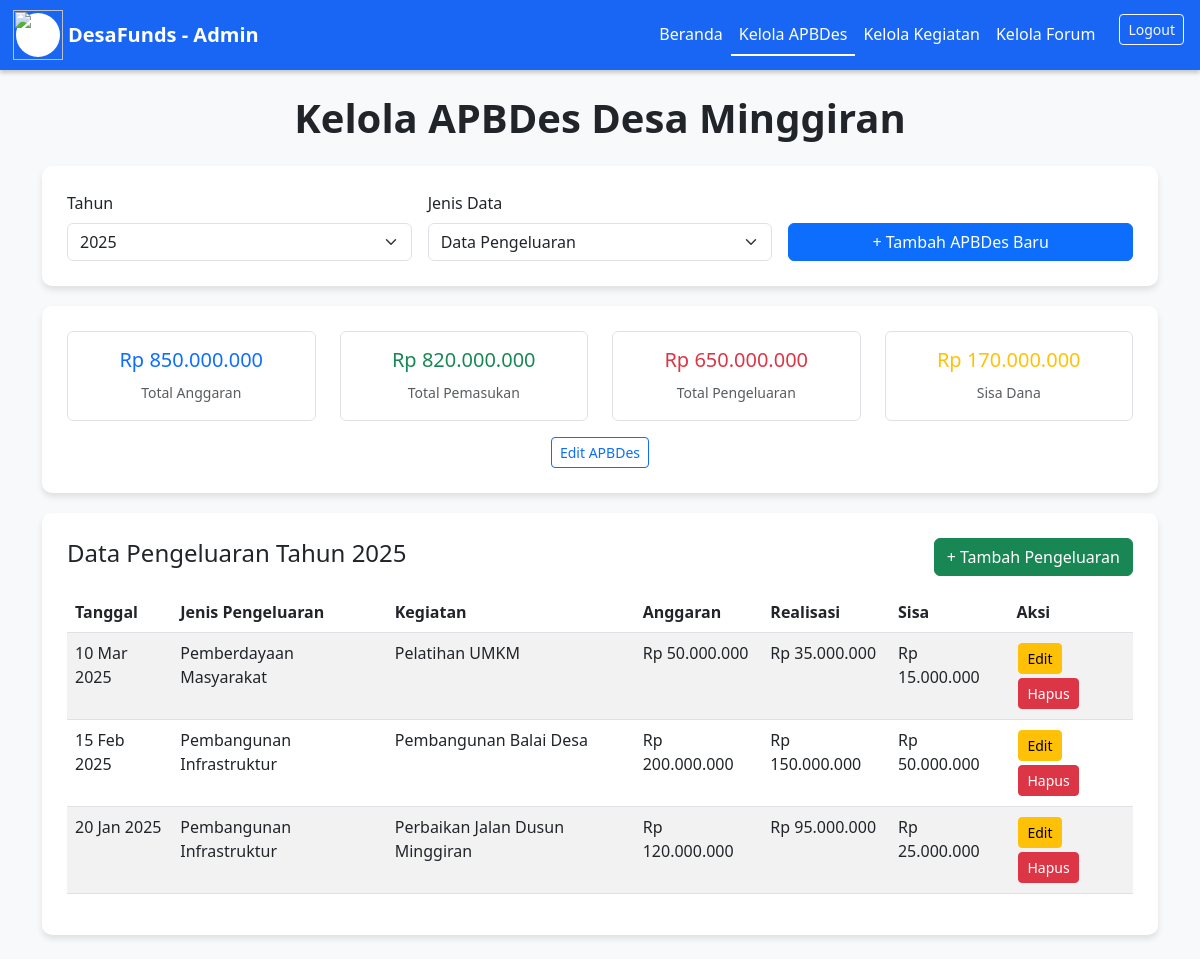
The page /admin_apbdes.php (signed in) on the database its author committed.
### tables this page shows
CREATE TABLE IF NOT EXISTS apbdes (
    id INT AUTO_INCREMENT PRIMARY KEY,
    tahun YEAR NOT NULL,
    total_anggaran DECIMAL(15,2) NOT NULL,
    total_pemasukan DECIMAL(15,2) NOT NULL,
    total_pengeluaran DECIMAL(15,2) NOT NULL,
    sisa_dana DECIMAL(15,2) NOT NULL
);

CREATE TABLE IF NOT EXISTS pengeluaran (
    id INT AUTO_INCREMENT PRIMARY KEY,
    apbdes_id INT NOT NULL,
    jenis_pengeluaran_id INT NOT NULL,
    nama_kegiatan VARCHAR(255) NOT NULL,
    anggaran DECIMAL(15,2) NOT NULL,
    realisasi DECIMAL(15,2) NOT NULL DEFAULT 0,
    sisa_anggaran DECIMAL(15,2) NOT NULL,
    keterangan TEXT,
    tanggal DATE NOT NULL,
    FOREIGN KEY (apbdes_id) REFERENCES apbdes(id),
    FOREIGN KEY (jenis_pengeluaran_id) REFERENCES jenis_pengeluaran(id)
);

CREATE TABLE IF NOT EXISTS jenis_pengeluaran (
    id INT AUTO_INCREMENT PRIMARY KEY,
    nama_jenis VARCHAR(100) NOT NULL UNIQUE
);

### admin_apbdes.php (the view, shortened to what this page needs)
<?php require_once 'config.php';
$selected_year = isset($_GET['tahun']) ? clean_input($_GET['tahun']) : '2025';
$jenis_data = isset($_GET['jenis']) ? clean_input($_GET['jenis']) : 'pengeluaran';
try {
    $stmt = $pdo->prepare("SELECT DISTINCT tahun FROM apbdes ORDER BY tahun DESC");
    $stmt->execute();
    $tahun_list = $stmt->fetchAll();
} catch(PDOException $e) {
    $error = "Gagal memuat data tahun: " . $e->getMessage();
}
try {
    $stmt = $pdo->prepare("SELECT * FROM apbdes WHERE tahun = ?");
    $stmt->execute([$selected_year]);
    $apbdes = $stmt->fetch();
    $stmt = $pdo->prepare("
        SELECT pe.*, jp.nama_jenis
        FROM pengeluaran pe
        JOIN jenis_pengeluaran jp ON pe.jenis_pengeluaran_id = jp.id
        JOIN apbdes a ON pe.apbdes_id = a.id
        WHERE a.tahun = ?
        ORDER BY pe.tanggal DESC
    ");
    $stmt->execute([$selected_year]);
    $pengeluaran = $stmt->fetchAll();
} catch(PDOException $e) {
    $error = "Gagal memuat data: " . $e->getMessage();
}
?>
<!DOCTYPE html>
<html lang="id">
<head>
    <link href="https://cdn.jsdelivr.net/npm/bootstrap@5.3.0/dist/css/bootstrap.min.css" rel="stylesheet" />
</head>
<body class="bg-light">
    <nav class="navbar navbar-expand-md navbar-custom px-3">
        <a class="navbar-brand d-flex align-items-center fw-bold" href="index.php">
            <div style="width:44px;height:44px;background:#fff;border-radius:50%;display:flex;align-items:center;justify-content:center;margin-right:8px;">
                     <img src="gambar/logo.png" height="50" width="50">
            </div>
            DesaFunds - Admin
        </a>
        <div class="collapse navbar-collapse" id="navMenu">
            <ul class="navbar-nav ms-auto mb-2 mb-md-0">
                <li class="nav-item"><a class="nav-link" href="dashboard.php">Beranda</a></li>
                <li class="nav-item"><a class="nav-link active" href="admin_apbdes.php">Kelola APBDes</a></li>
                <li class="nav-item"><a class="nav-link" href="admin_kegiatan.php">Kelola Kegiatan</a></li>
                <li class="nav-item"><a class="nav-link" href="admin_forum.php">Kelola Forum</a></li>
                <li class="nav-item">
                    <a href="admin_logout.php" class="btn btn-outline-light btn-sm ms-3">Logout</a>
                </li>
            </ul>
        </div>
    </nav>
    <main class="container my-4">
        <h1 class="text-center mb-4 fw-bold">Kelola APBDes Desa Minggiran</h1>
        <div class="admin-container">
            <form method="GET" class="row g-3">
                <div class="col-md-4">
                    <label class="form-label">Tahun</label>
                    <select name="tahun" class="form-select" onchange="this.form.submit()">
                        <?php foreach($tahun_list as $tahun): ?>
                        <option value="<?php echo $tahun['tahun']; ?>" <?php echo $selected_year == $tahun['tahun'] ? 'selected' : ''; ?>>
                            <?php echo $tahun['tahun']; ?>
                        </option>
                        <?php endforeach; ?>
                    </select>
                </div>
                <div class="col-md-4">
                    <label class="form-label">Jenis Data</label>
                    <select name="jenis" class="form-select" onchange="this.form.submit()">
                        <option value="pengeluaran" <?php echo $jenis_data == 'pengeluaran' ? 'selected' : ''; ?>>Data Pengeluaran</option>
                    </select>
                </div>
                <div class="col-md-4 d-flex align-items-end">
                    <button type="button" class="btn btn-primary w-100" data-bs-toggle="modal" data-bs-target="#tambahAPBDesModal">
                        + Tambah APBDes Baru
                    </button>
                </div>
            </form>
        </div>
        <?php if ($apbdes): ?>
        <div class="admin-container">
            <div class="row">
                <div class="col-md-3">
                    <div class="border rounded p-3 text-center">
                        <h5 class="text-primary">Rp <?php echo number_format($apbdes['total_anggaran'], 0, ',', '.'); ?></h5>
                        <small class="text-muted">Total Anggaran</small>
                    </div>
                </div>
                <div class="col-md-3">
                    <div class="border rounded p-3 text-center">
                        <h5 class="text-success">Rp <?php echo number_format($apbdes['total_pemasukan'], 0, ',', '.'); ?></h5>
                        <small class="text-muted">Total Pemasukan</small>
                    </div>
                </div>
                <div class="col-md-3">
                    <div class="border rounded p-3 text-center">
                        <h5 class="text-danger">Rp <?php echo number_format($apbdes['total_pengeluaran'], 0, ',', '.'); ?></h5>
                        <small class="text-muted">Total Pengeluaran</small>
                    </div>
                </div>
                <div class="col-md-3">
                    <div class="border rounded p-3 text-center">
                        <h5 class="text-warning">Rp <?php echo number_format($apbdes['sisa_dana'], 0, ',', '.'); ?></h5>
                        <small class="text-muted">Sisa Dana</small>
                    </div>
                </div>
            </div>
            <div class="text-center mt-3">
                <button class="btn btn-outline-primary btn-sm" data-bs-toggle="modal" data-bs-target="#editAPBDesModal<?php echo $apbdes['id']; ?>">
                    Edit APBDes
                </button>
            </div>
        </div>
        <?php endif; ?>
        <?php if ($jenis_data == 'pengeluaran'): ?>
        <div class="admin-container">
            <div class="d-flex justify-content-between align-items-center mb-3">
                <h4>Data Pengeluaran Tahun <?php echo $selected_year; ?></h4>
                <button class="btn btn-success" data-bs-toggle="modal" data-bs-target="#tambahPengeluaranModal">
                    + Tambah Pengeluaran
                </button>
            </div>
            <div class="table-responsive">
                <table class="table table-striped">
                    <thead>
                        <tr>
                            <th>Tanggal</th>
                            <th>Jenis Pengeluaran</th>
                            <th>Kegiatan</th>
                            <th>Anggaran</th>
                            <th>Realisasi</th>
                            <th>Sisa</th>
                            <th>Aksi</th>
                        </tr>
                    </thead>
                    <tbody>
                        <?php if (!empty($pengeluaran)): ?>
                        <?php foreach($pengeluaran as $item): ?>
                        <tr>
                            <td><?php echo date('d M Y', strtotime($item['tanggal'])); ?></td>
                            <td><?php echo htmlspecialchars($item['nama_jenis']); ?></td>
                            <td><?php echo htmlspecialchars($item['nama_kegiatan']); ?></td>
                            <td>Rp <?php echo number_format($item['anggaran'], 0, ',', '.'); ?></td>
                            <td>Rp <?php echo number_format($item['realisasi'], 0, ',', '.'); ?></td>
                            <td>Rp <?php echo number_format($item['sisa_anggaran'], 0, ',', '.'); ?></td>
                            <td>
                                <button class="btn btn-warning btn-sm btn-action">Edit</button>
                                <a href="?hapus_pengeluaran=<?php echo $item['id']; ?>&tahun=<?php echo $selected_year; ?>&jenis=pengeluaran" class="btn btn-danger btn-sm btn-action" onclick="return confirm('Hapus data pengeluaran ini?')">Hapus</a>
                            </td>
                        </tr>
                        <?php endforeach; ?>
                        <?php else: ?>
                        <tr>
                            <td colspan="7" class="text-center text-muted">Belum ada data pengeluaran</td>
                        </tr>
                        <?php endif; ?>
                    </tbody>
                </table>
            </div>
        </div>
        <?php endif; ?>
    </main>
</body>
</html>

### admin_apbdes.php (style rules this page uses)
.navbar-custom { background-color: #1966f5; box-shadow: 0 3px 4px rgba(0,0,0,.2); }
.navbar-custom .navbar-brand, .navbar-custom .nav-link { color: white; }
.admin-container { background: white; border-radius: 10px; padding: 25px; box-shadow: 0 4px 6px rgba(0,0,0,0.1); margin-bottom: 20px; }
.btn-action { margin: 2px; }
.navbar-custom .navbar-brand, .navbar-custom .nav-link { color: white; user-select: none; }
.navbar-custom .nav-link.active { border-bottom: 2px solid white; color: white; }

### rows shown on the page
apbdes: total_anggaran "850.000.000", total_pemasukan "820.000.000", total_pengeluaran "650.000.000", sisa_dana "170.000.000"
pengeluaran: tanggal "10 Mar 2025", jenis_pengeluaran.nama_jenis "Pemberdayaan Masyarakat", nama_kegiatan "Pelatihan UMKM", anggaran "50.000.000", realisasi "35.000.000", sisa_anggaran "15.000.000"
pengeluaran: tanggal "15 Feb 2025", jenis_pengeluaran.nama_jenis "Pembangunan Infrastruktur", nama_kegiatan "Pembangunan Balai Desa", anggaran "200.000.000", realisasi "150.000.000", sisa_anggaran "50.000.000"
pengeluaran: tanggal "20 Jan 2025", jenis_pengeluaran.nama_jenis "Pembangunan Infrastruktur", nama_kegiatan "Perbaikan Jalan Dusun Minggiran", anggaran "120.000.000", realisasi "95.000.000", sisa_anggaran "25.000.000"

### other values the page prints
$selected_year "2025"
form field tahun "2025"
